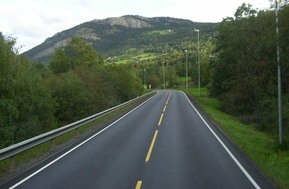
#> input picture data/original samples/lane1.jpeg, 289 x 189 px, shrunk from 1200 x 786 before the run; its folder holds 4 pictures in this run
$ python util.py
#> lines starting #> are read from the running program, lines starting #| are printed output that depends on the picture
import glob
import cv2
import numpy as np
import os
import matplotlib.pyplot as plt

from math import sqrt, degrees, atan, atan2
from dotmap import DotMap


def read_one_image(filename):
#> called with filename = './data/original samples/lane1.jpeg'
    img = cv2.imread(filename)
#> img is the input picture: shape (189, 289, 3); mean B, G, R 87.1, 99.5, 89.3
    img = cv2.cvtColor(img, cv2.COLOR_BGR2RGB)
    return (img, os.path.basename(filename))


def read_images(filename=None, folder=None):
    folder = folder if folder is not None else "./data/original samples"
    filename = "{}/{}".format(folder, filename) if filename is not None else "{}/*.*".format(folder)
    return [read_one_image(file) for file in glob.glob(filename)]
#> call 2 of read_one_image, with filename = './data/original samples/lane2.jpeg'
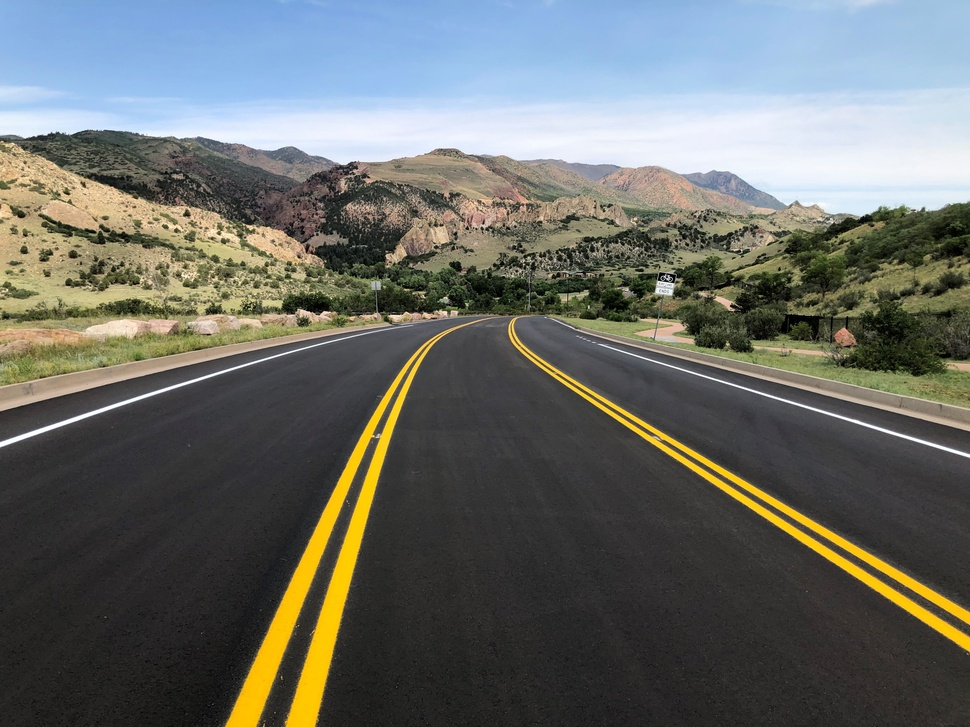
#> input picture data/original samples/lane2.jpeg, 970 x 727 px, shrunk from 4032 x 3024 before the run
#> in read_one_image, img is the input picture: shape (727, 970, 3); mean B, G, R 103.1, 107.9, 105
#> call 3 of read_one_image, with filename = './data/original samples/lane3.jpeg'
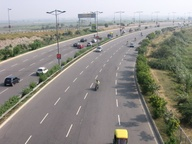
#> input picture data/original samples/lane3.jpeg, 192 x 144 px, shrunk from 800 x 600 before the run
#> in read_one_image, img is the input picture: shape (144, 192, 3); mean B, G, R 135.8, 141.5, 143.3
#> call 4 of read_one_image, with filename = './data/original samples/lane4.jpeg'
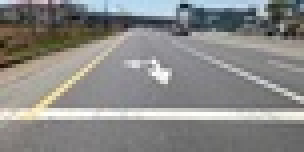
#> input picture data/original samples/lane4.jpeg, 76 x 38 px, shrunk from 318 x 159 before the run (shown 4 times larger)
#> in read_one_image, img is the input picture: shape (38, 76, 3); mean B, G, R 133.9, 135.8, 136.1


def create_hls_from_hsl(h, s, l):
    return np.uint8([h / 2, 255 * l / 100, 255 * s / 100])

folder = './data/original samples'
filename = None
folder = folder if folder is not None else "./data/"
filename = "{}/{}".format(folder, filename) if filename is not None else "{}/*.*".format(folder)

for file, filename in read_images(folder=folder):
    print(filename)
#%%
